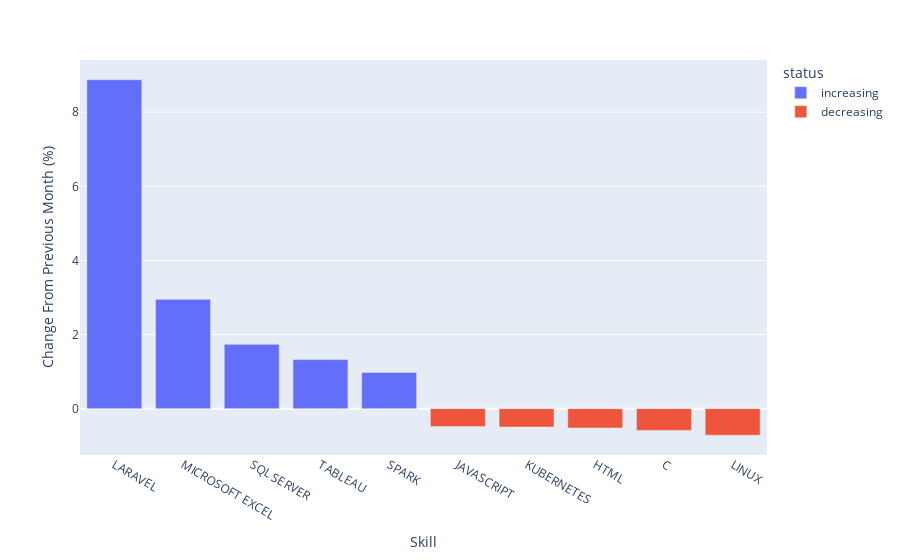

Notebook source saved alongside this figure:
### Code cell
time = 'Month'
px.bar(test, x='new_ent', y='perc_change', color='status', labels={'perc_change':f'Change From Previous {time} (%)', 'new_ent':'Skill'})

### Figure 1 — Plotly figure (JSON) as saved in the notebook; plotly's stock layout.template omitted (floating-point values rounded to 4 significant figures)
{"data": [{"alignmentgroup": "True", "hovertemplate": "status=increasing<br>Skill=%{x}<br>Change From Previous Month (%)=%{y}<extra></extra>", "legendgroup": "increasing", "marker": {"color": "#636efa", "pattern": {"shape": ""}}, "name": "increasing", "offsetgroup": "increasing", "orientation": "v", "showlegend": true, "textposition": "auto", "type": "bar", "x": ["LARAVEL", "MICROSOFT EXCEL", "SQL SERVER", "TABLEAU", "SPARK"], "xaxis": "x", "y": [8.876, 2.95, 1.735, 1.324, 0.9751], "yaxis": "y"}, {"alignmentgroup": "True", "hovertemplate": "status=decreasing<br>Skill=%{x}<br>Change From Previous Month (%)=%{y}<extra></extra>", "legendgroup": "decreasing", "marker": {"color": "#EF553B", "pattern": {"shape": ""}}, "name": "decreasing", "offsetgroup": "decreasing", "orientation": "v", "showlegend": true, "textposition": "auto", "type": "bar", "x": ["JAVASCRIPT", "KUBERNETES", "HTML", "C", "LINUX"], "xaxis": "x", "y": [-0.4831, -0.4972, -0.5212, -0.5866, -0.7178], "yaxis": "y"}], "layout": {"barmode": "relative", "legend": {"title": {"text": "status"}, "tracegroupgap": 0}, "margin": {"t": 60}, "xaxis": {"anchor": "y", "domain": [0, 1], "title": {"text": "Skill"}}, "yaxis": {"anchor": "x", "domain": [0, 1], "title": {"text": "Change From Previous Month (%)"}}}}
